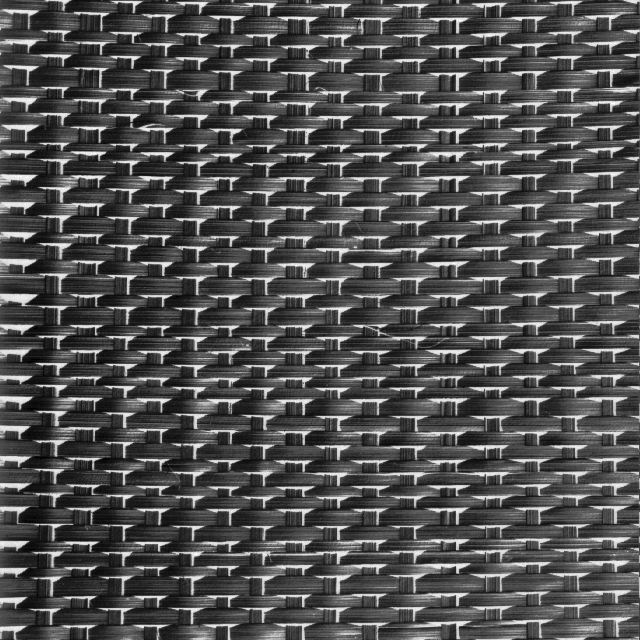
#> input picture Imagenes/D65.bmp, 640 x 640 px, found by its file name
$ python glcm_practica.py   (older library calls are emulated)
#> lines starting #> are read from the running program, lines starting #| are printed output that depends on the picture; long printed decimals are rounded
import numpy as np
import cv2
import matplotlib.pyplot as plt
from skimage import io, feature
from scipy.stats import entropy
from itertools import chain
from skimage.feature import graycomatrix, graycoprops
from sklearn.naive_bayes import MultinomialNB
from sklearn.neighbors import KNeighborsClassifier
from skimage.util import img_as_float
from sklearn.model_selection import cross_val_score
from sklearn.model_selection import cross_val_score
from scipy.spatial import distance
from operator import add
from skimage import color
from skimage.segmentation import slic
from skimage.segmentation import mark_boundaries


def GLCM(m,distancia,A,scale):
  '''
  m: matriz inicial
  distancia: distancia de movimiento
  A: ángulo
  Scale: tamaño de la matriz de co-ocurrencia
  '''
  glcm = graycomatrix(m, distances=[1], angles=[0], levels=256, symmetric=True, normed=True)

  glcm = glcm[:, :, 0, 0]
  var = glcm.var()
  mean = glcm.mean()
  std = glcm.std()
  glcm_h = glcm.reshape((-1,1))
  h = entropy(glcm_h, base=2)
  return [var, std, mean]


# [8 lines left out: function vectorizar, not called in this run]


# Crear ventanas en cada imagen
# Cada ventana se guarda en una lista
def generar_ventanas(imagen, distancia, tamaño, ventanaTam):
  n = distancia*2
#   n = ventanaTam
  ventanas = list()
  for i in range(0,tamaño-n,distancia):
    for j in range(0,tamaño-n,distancia):
      ventanas.append(imagen[i:i+n,j:j+n])

  return ventanas


# Etiquetar cada ventana con la imagen que corresponden
def etiquetar(lista_muestras, etiqueta):
  return [(x, etiqueta) for x in lista_muestras]

def sacar_glcm_entrenamiento(url, distancia, angulo, etiqueta):
  # cargamos la imágen
#> called with url = './imagenes/D65.bmp', distancia = 80, angulo = 0, etiqueta = '1'
  img = io.imread(url)
#> img is the input picture: shape (640, 640, 3); min 0, max 255, mean 79.5
  data1 = img[:,:,0]
  data = img[:,:,0]
#   data = data[160, 160]

  # establecemos el valor posible de pixeles
  escala = 256

  # Se generan las ventanas
  lista_ventanas = generar_ventanas(data, distancia, data1.shape[0], 16)
#> after the loop in generar_ventanas, `for i in range(0,tamaño-n,distancia):`: ventanas = 36 items
#> lista_ventanas = 36 items

  # Generamos las glcm de cada prueba y calculamos los vectores de las ventanas
    # Estos los usamos para entrenar el modelo
  lista_ventanas_vectores = [GLCM(ventana, distancia, angulo, escala) for ventana in lista_ventanas]
#> lista_ventanas_vectores = 36 items, first 6: [4.61e-08, 0.000215, 1.53e-05], [4.35e-08, 0.000209, 1.53e-05], [4.02e-08, 0.0002, 1.53e-05], [3.82e-08, 0.000195, 1.53e-05], [4.01e-08, 0.0002, 1.53e-05], [4.28e-08, 0.000207, 1.53e-05]

  prom = [0,0,0]
  for f in range(len(lista_ventanas_vectores)):
        prom = list(map(add, lista_ventanas_vectores[f], prom))
#> this loop made 36 passes
#> prom on passes 1 to 12: [4.61e-08, 0.000215, 1.53e-05], [8.96e-08, 0.000423, 3.05e-05], [1.3e-07, 0.000624, 4.58e-05], [1.68e-07, 0.000819, 6.1e-05], [2.08e-07, 0.00102, 7.63e-05], [2.51e-07, 0.00123, 9.16e-05], [2.96e-07, 0.00144, 0.000107], [3.38e-07, 0.00164, 0.000122], [3.77e-07, 0.00184, 0.000137], [4.16e-07, 0.00204, 0.000153], [4.57e-07, 0.00224, 0.000168], [4.98e-07, 0.00244, 0.000183]
  vector_textura = [x / len(lista_ventanas_vectores) for x in prom]
#> vector_textura = [4.11e-08, 0.000203, 1.53e-05]

  return vector_textura


#Cambié la distancia a 16
train_set_1 = sacar_glcm_entrenamiento("./imagenes/D65.bmp",80,0,"1")
#> train_set_1 = [4.11e-08, 0.000203, 1.53e-05]
train_set_2 = sacar_glcm_entrenamiento("./imagenes/D64.bmp",80,0,"2")
#> call 2 of sacar_glcm_entrenamiento, with url = './imagenes/D64.bmp', distancia = 80, angulo = 0, etiqueta = '2'
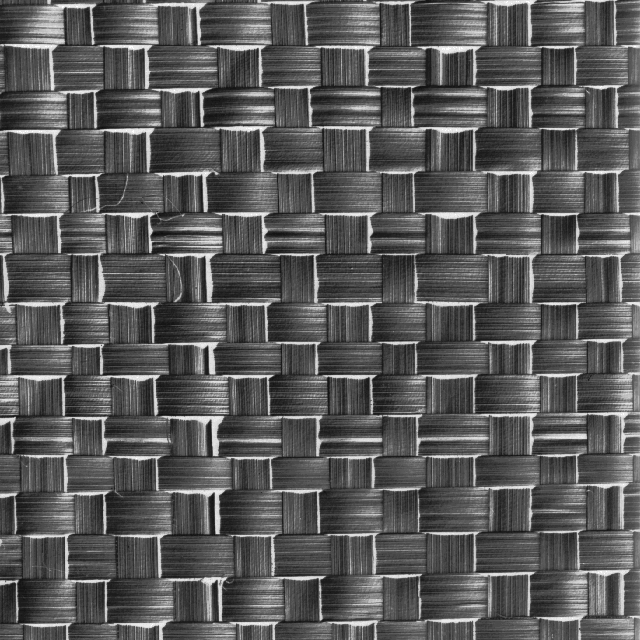
#> input picture Imagenes/D64.bmp, 640 x 640 px, found by its file name
#> in sacar_glcm_entrenamiento, img is the input picture: shape (640, 640, 3); min 14, max 255, mean 88.9
#> in sacar_glcm_entrenamiento (call 2), `lista_ventanas_vectores = [GLCM(ventana, distancia, angulo, escala) fo..`: lista_ventanas_vectores = 36 items, first 6: [2.74e-08, 0.000165, 1.53e-05], [2.85e-08, 0.000169, 1.53e-05], [2.99e-08, 0.000173, 1.53e-05], [2.7e-08, 0.000164, 1.53e-05], [2.48e-08, 0.000158, 1.53e-05], [2.53e-08, 0.000159, 1.53e-05]
#> the loop in sacar_glcm_entrenamiento (call 2), `for f in range(len(lista_ventanas_vectores)):` made 36 passes
#> prom on passes 1 to 12: [2.74e-08, 0.000165, 1.53e-05], [5.58e-08, 0.000334, 3.05e-05], [8.57e-08, 0.000507, 4.58e-05], [1.13e-07, 0.000671, 6.1e-05], [1.38e-07, 0.000829, 7.63e-05], [1.63e-07, 0.000988, 9.16e-05], [1.9e-07, 0.00115, 0.000107], [2.14e-07, 0.00131, 0.000122], [2.36e-07, 0.00146, 0.000137], [2.62e-07, 0.00162, 0.000153], [2.88e-07, 0.00178, 0.000168], [3.13e-07, 0.00194, 0.000183]
#> in sacar_glcm_entrenamiento (call 2), `vector_textura = [x / len(lista_ventanas_vectores) for x in prom]`: vector_textura = [2.74e-08, 0.000165, 1.53e-05]
#> train_set_2 = [2.74e-08, 0.000165, 1.53e-05]
train_set_3 = sacar_glcm_entrenamiento("./imagenes/D49.bmp",80,0,"3")
#> call 3 of sacar_glcm_entrenamiento, with url = './imagenes/D49.bmp', distancia = 80, angulo = 0, etiqueta = '3'
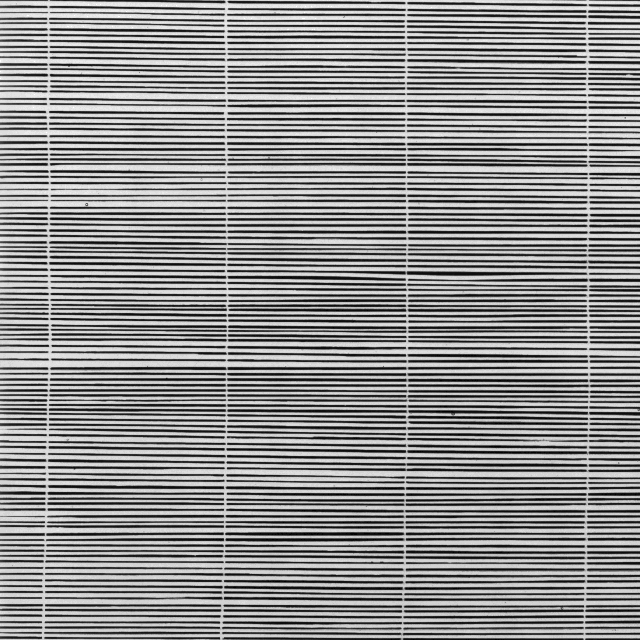
#> input picture Imagenes/D49.bmp, 640 x 640 px, found by its file name
#> in sacar_glcm_entrenamiento, img is the input picture: shape (640, 640, 3); min 0, max 255, mean 142.1
#> in sacar_glcm_entrenamiento (call 3), `lista_ventanas_vectores = [GLCM(ventana, distancia, angulo, escala) fo..`: lista_ventanas_vectores = 36 items, first 6: [2.92e-07, 0.000541, 1.53e-05], [2.26e-07, 0.000475, 1.53e-05], [1.88e-07, 0.000433, 1.53e-05], [1.68e-07, 0.000409, 1.53e-05], [1.7e-07, 0.000412, 1.53e-05], [1.8e-07, 0.000424, 1.53e-05]
#> the loop in sacar_glcm_entrenamiento (call 3), `for f in range(len(lista_ventanas_vectores)):` made 36 passes
#> prom on passes 1 to 12: [2.92e-07, 0.000541, 1.53e-05], [5.18e-07, 0.00102, 3.05e-05], [7.06e-07, 0.00145, 4.58e-05], [8.73e-07, 0.00186, 6.1e-05], [1.04e-06, 0.00227, 7.63e-05], [1.22e-06, 0.00269, 9.16e-05], [1.46e-06, 0.00318, 0.000107], [1.65e-06, 0.00362, 0.000122], [1.81e-06, 0.00402, 0.000137], [1.95e-06, 0.00439, 0.000153], [2.08e-06, 0.00476, 0.000168], [2.23e-06, 0.00514, 0.000183]
#> in sacar_glcm_entrenamiento (call 3), `vector_textura = [x / len(lista_ventanas_vectores) for x in prom]`: vector_textura = [1.61e-07, 0.000399, 1.53e-05]
#> train_set_3 = [1.61e-07, 0.000399, 1.53e-05]
train_set_4 = sacar_glcm_entrenamiento("./imagenes/D101.bmp",80,0,"4")
#> call 4 of sacar_glcm_entrenamiento, with url = './imagenes/D101.bmp', distancia = 80, angulo = 0, etiqueta = '4'
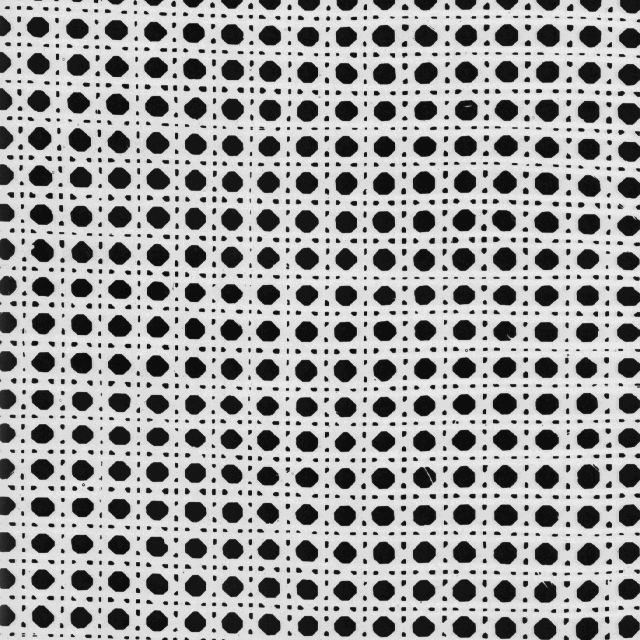
#> input picture Imagenes/D101.bmp, 640 x 640 px, found by its file name
#> in sacar_glcm_entrenamiento, img is the input picture: shape (640, 640, 3); min 0, max 234, mean 160
#> in sacar_glcm_entrenamiento (call 4), `lista_ventanas_vectores = [GLCM(ventana, distancia, angulo, escala) fo..`: lista_ventanas_vectores = 36 items, first 6: [5.9e-07, 0.000768, 1.53e-05], [5.83e-07, 0.000764, 1.53e-05], [5.33e-07, 0.00073, 1.53e-05], [5.17e-07, 0.000719, 1.53e-05], [5.24e-07, 0.000724, 1.53e-05], [5.25e-07, 0.000725, 1.53e-05]
#> the loop in sacar_glcm_entrenamiento (call 4), `for f in range(len(lista_ventanas_vectores)):` made 36 passes
#> prom on passes 1 to 12: [5.9e-07, 0.000768, 1.53e-05], [1.17e-06, 0.00153, 3.05e-05], [1.71e-06, 0.00226, 4.58e-05], [2.22e-06, 0.00298, 6.1e-05], [2.75e-06, 0.0037, 7.63e-05], [3.27e-06, 0.00443, 9.16e-05], [4.01e-06, 0.00529, 0.000107], [4.72e-06, 0.00613, 0.000122], [5.33e-06, 0.00691, 0.000137], [5.89e-06, 0.00766, 0.000153], [6.46e-06, 0.00842, 0.000168], [6.97e-06, 0.00913, 0.000183]
#> in sacar_glcm_entrenamiento (call 4), `vector_textura = [x / len(lista_ventanas_vectores) for x in prom]`: vector_textura = [6.1e-07, 0.000779, 1.53e-05]
#> train_set_4 = [6.1e-07, 0.000779, 1.53e-05]
train_set_5 = sacar_glcm_entrenamiento("./imagenes/D6.bmp",80,0,"5")
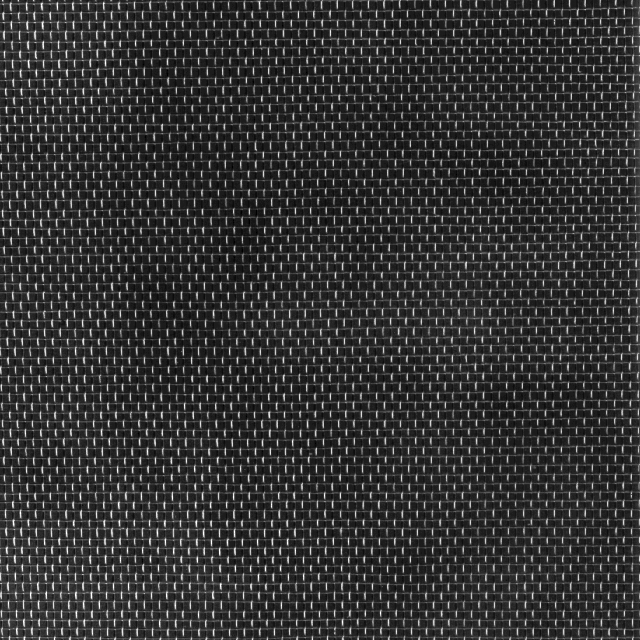
#> input picture Imagenes/D6.bmp, 640 x 640 px, found by its file name
#> in sacar_glcm_entrenamiento, img is the input picture: shape (640, 640, 3); min 0, max 255, mean 52.2
#> in sacar_glcm_entrenamiento (call 5), `lista_ventanas_vectores = [GLCM(ventana, distancia, angulo, escala) fo..`: lista_ventanas_vectores = 36 items, first 6: [5.54e-08, 0.000235, 1.53e-05], [1.12e-07, 0.000335, 1.53e-05], [1.75e-07, 0.000418, 1.53e-05], [1.59e-07, 0.000399, 1.53e-05], [1.48e-07, 0.000385, 1.53e-05], [1.61e-07, 0.000402, 1.53e-05]
#> the loop in sacar_glcm_entrenamiento (call 5), `for f in range(len(lista_ventanas_vectores)):` made 36 passes
#> prom on passes 1 to 12: [5.54e-08, 0.000235, 1.53e-05], [1.67e-07, 0.00057, 3.05e-05], [3.42e-07, 0.000988, 4.58e-05], [5.01e-07, 0.00139, 6.1e-05], [6.49e-07, 0.00177, 7.63e-05], [8.11e-07, 0.00217, 9.16e-05], [8.8e-07, 0.00244, 0.000107], [1.02e-06, 0.00282, 0.000122], [1.19e-06, 0.00322, 0.000137], [1.35e-06, 0.00362, 0.000153], [1.5e-06, 0.00402, 0.000168], [1.63e-06, 0.00437, 0.000183]
#> in sacar_glcm_entrenamiento (call 5), `vector_textura = [x / len(lista_ventanas_vectores) for x in prom]`: vector_textura = [1.03e-07, 0.000316, 1.53e-05]
#> train_set_5 = [1.03e-07, 0.000316, 1.53e-05]
train_set_6 = sacar_glcm_entrenamiento("./imagenes/D16.bmp",80,0,"6")
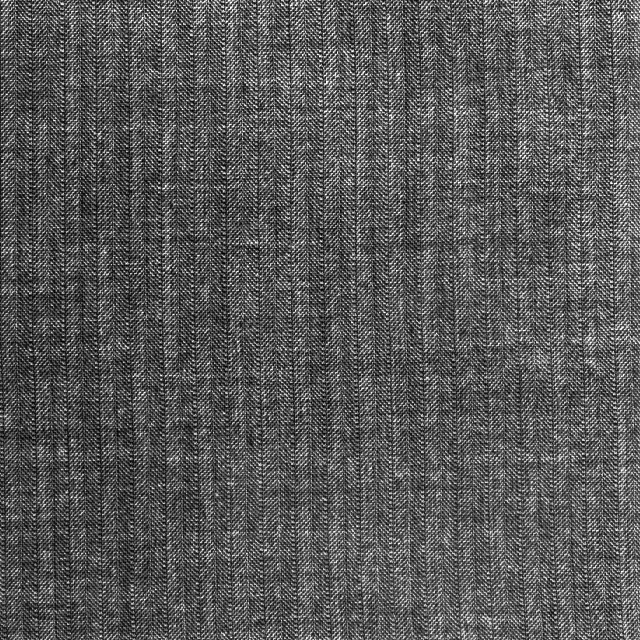
#> input picture Imagenes/D16.bmp, 640 x 640 px, found by its file name
#> in sacar_glcm_entrenamiento, img is the input picture: shape (640, 640, 3); min 0, max 255, mean 87.9
#> in sacar_glcm_entrenamiento (call 6), `lista_ventanas_vectores = [GLCM(ventana, distancia, angulo, escala) fo..`: lista_ventanas_vectores = 36 items, first 6: [4.98e-09, 7.06e-05, 1.53e-05], [4.51e-09, 6.72e-05, 1.53e-05], [4.37e-09, 6.61e-05, 1.53e-05], [4.23e-09, 6.5e-05, 1.53e-05], [4.27e-09, 6.54e-05, 1.53e-05], [4.42e-09, 6.65e-05, 1.53e-05]
#> the loop in sacar_glcm_entrenamiento (call 6), `for f in range(len(lista_ventanas_vectores)):` made 36 passes
#> prom on passes 1 to 12: [4.98e-09, 7.06e-05, 1.53e-05], [9.49e-09, 0.000138, 3.05e-05], [1.39e-08, 0.000204, 4.58e-05], [1.81e-08, 0.000269, 6.1e-05], [2.24e-08, 0.000334, 7.63e-05], [2.68e-08, 0.000401, 9.16e-05], [3.25e-08, 0.000477, 0.000107], [3.78e-08, 0.000549, 0.000122], [4.25e-08, 0.000618, 0.000137], [4.68e-08, 0.000684, 0.000153], [5.1e-08, 0.000748, 0.000168], [5.55e-08, 0.000815, 0.000183]
#> in sacar_glcm_entrenamiento (call 6), `vector_textura = [x / len(lista_ventanas_vectores) for x in prom]`: vector_textura = [5.14e-09, 7.16e-05, 1.53e-05]
#> train_set_6 = [5.14e-09, 7.16e-05, 1.53e-05]


# [28 lines of commented-out code are left out]


print(train_set_1)
#| [4.112129197556043e-08, 0.0002026, 1.52587890625e-05]

# [44 lines left out: functions distancia, generar_prediccion, not called in this run]

# data = io.imread("./imagenes/imgCompuesta1.png")
data = cv2.imread("./imagenes/D96.bmp",0)
escala = 256
#> (the run stopped early here; a loop or call above may not have finished)
